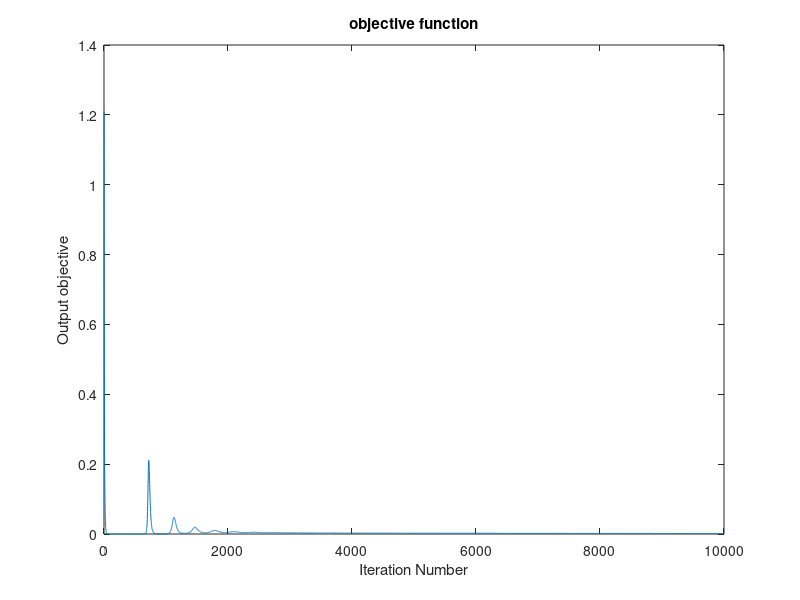

MATLAB code for this plot:
clear all
clc
n=10;
total=0;
for i=1:(n)
    rand('state',i+2)
    rr=rand(1,n)/2+0.5;
    total=rr+total;
    RR(i,:)=rr;
end
r=total'/(n);
R=cov(RR);
lamda=1;
w=10*rand(n,1);
s=0.01;%step
ro=0.1;
for ii=1:10000
    w=w-s*(2*R*w+2*w*(lamda+ro*(w'*w-1)));
    lamda=lamda+s*(w'*w-1);
    min(ii)=w'*R*w;
end
w'*w
figure ;
plot(min) ;
title('objective function') ;
xlabel('Iteration Number') ;
ylabel('Output objective') ;

